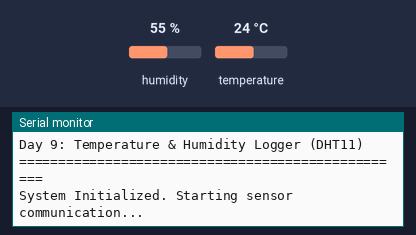
The sketch below on a simulated Arduino Uno, built with avr-gcc and run on an emulated ATmega328P. Parts: the last lines printed to the serial monitor. Inputs (shaded band) come from the test bench; at power-on: humidity 55 %, temperature 24 °C.

Above: at 1.3 s.
1.4 s: humidity set to 22 %
At 2.6 s:
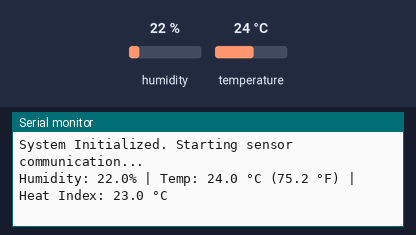
6.7 s: temperature set to 12 °C
At 8.7 s:
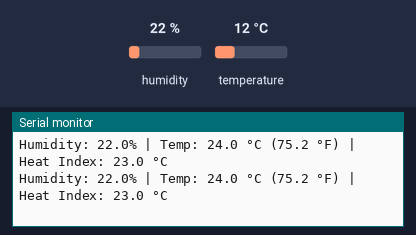
12.0 s: humidity set to 40 %
At 12.9 s:
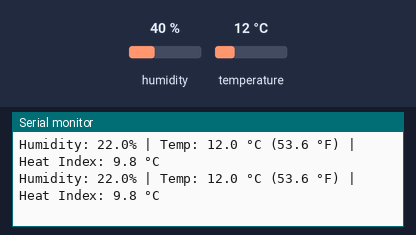
Timing chart, 0 to 15.0 s (numbered marks = the images above; inputs shaded):
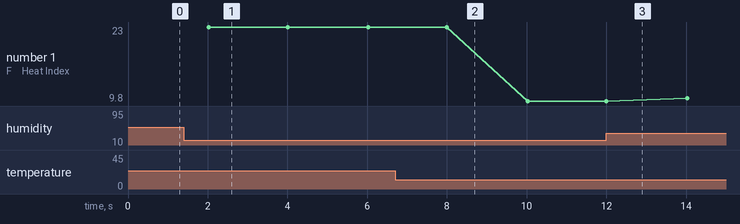

The sketch:

Day_09_DHT11_Logger.ino
```cpp
/*
 * 100 Projects with Arduino - Day 9
 * Project: Temperature & Humidity Logger (DHT11 Sensor Interfacing)
 *
 * DESCRIPTION:
 * This project interfaces the DHT11 digital temperature and humidity sensor with the Arduino
 * to read environmental data. It prints the logs to the Serial Monitor at a regular interval.
 * To maintain professional coding standards:
 * 1. The reading frequency is scheduled non-blockingly using millis() to fire once every 2 seconds.
 *    (DHT11 sensors are slow; reading them faster than once every 2 seconds will cause read errors
 *    or self-heating issues).
 * 2. It implements validation checks (`isnan()`) to handle sensor disconnects gracefully.
 *
 * THEORY OF OPERATION:
 * 1. The DHT11 contains two sensor elements: a capacitive humidity sensor and a thermistor.
 *    - Capacitive Humidity Sensor: Has two electrodes with a moisture-holding substrate between
 * them. As water vapor is absorbed by the substrate, its dielectric constant changes, altering the
 *      electrical capacitance, which is converted to relative humidity (%RH).
 *    - Thermistor (NTC): A temperature-sensitive resistor whose resistance decreases as temperature
 *      increases.
 * 2. Built-in 8-bit Microcontroller: The DHT11 has a tiny internal chip that measures these analog
 * values, converts them, and transmits them to the Arduino using a custom **40-bit Single-Bus
 * Serial Protocol**.
 * 3. The 40-bit protocol transmission consists of:
 *    - 8-bit integral RH data + 8-bit decimal RH data
 *    - 8-bit integral Temp data + 8-bit decimal Temp data
 *    - 8-bit checksum (used to verify that no bits were corrupted during transmission).
 *
 * WIRING:
 * - DHT11 VCC -> Arduino 5V
 * - DHT11 GND -> Arduino GND
 * - DHT11 DATA -> Arduino Pin 2 (Digital input)
 * Note: If using a raw 4-pin DHT11 sensor (not mounted on a 3-pin breakout board), you must
 * connect a 10k Ohm pull-up resistor between the DATA pin and VCC. Breakout modules usually
 * have this resistor pre-soldered on the board.
 *
 * LIBRARY REQUIREMENT:
 * This code requires the "DHT sensor library" by Adafruit.
 * Install it via the Arduino IDE Library Manager (Sketch -> Include Library -> Manage Libraries).
 */

#include "DHT.h"  // Include the Adafruit DHT Sensor Library

// --- PIN DEFINITIONS ---
const int DHT_PIN = 2;  // Digital pin connected to the DHT11 data pin

// --- SENSOR CONFIGURATION ---
// Define the sensor type. The library supports DHT11, DHT22 (AM2302), and DHT21 (AM2301).
#define DHTTYPE DHT11

// Initialize the DHT sensor object
DHT dht(DHT_PIN, DHTTYPE);

// --- SCHEDULER VARIABLES ---
unsigned long lastMeasureTime = 0;           // Stores the last time we read the sensor
const unsigned long measureInterval = 2000;  // Reading interval in ms (2 seconds minimum for DHT11)

void setup() {
  // Initialize Serial Monitor
  Serial.begin(9600);

  Serial.println("==================================================");
  Serial.println("Day 9: Temperature & Humidity Logger (DHT11)");
  Serial.println("==================================================");
  Serial.println("System Initialized. Starting sensor communication...");

  // Start the DHT sensor protocol
  dht.begin();
}

void loop() {
  unsigned long currentTime = millis();

  // Step 1: Read the sensor at scheduled non-blocking interval (every 2 seconds)
  if (currentTime - lastMeasureTime >= measureInterval) {
    lastMeasureTime = currentTime;

    // Step 2: Read temperature and humidity.
    // Reading values takes about 250 milliseconds.
    float humidity = dht.readHumidity();

    // Read temperature as Celsius (the default)
    float tempC = dht.readTemperature();

    // Read temperature as Fahrenheit (isFahrenheit = true)
    float tempF = dht.readTemperature(true);

    // Step 3: Validate readings.
    // If the sensor is unplugged or timing fails, read functions return "NaN" (Not a Number).
    // We must check for this to prevent mathematical errors in downstream code.
    if (isnan(humidity) || isnan(tempC) || isnan(tempF)) {
      Serial.println("[ERROR] Failed to read from DHT sensor! Check connection.");
      return;  // Exit loop early to wait for next reading
    }

    // Step 4: Calculate Heat Index (apparent temperature reflecting humidity impact)
    float heatIndexC = dht.computeHeatIndex(tempC, humidity, false);
    float heatIndexF = dht.computeHeatIndex(tempF, humidity);

    // Step 5: Log telemetry
    Serial.print("Humidity: ");
    Serial.print(humidity, 1);
    Serial.print("% | Temp: ");
    Serial.print(tempC, 1);
    Serial.print(" °C (");
    Serial.print(tempF, 1);
    Serial.print(" °F) | Heat Index: ");
    Serial.print(heatIndexC, 1);
    Serial.println(" °C");
  }

  // Non-blocking architecture allows adding other background tasks here
}
```

Measured:
- after the input at 1.4 s, the serial monitor: prints a new line after 0.62 s (image 1)
- plotted number 1: 23 → 9.8 after the input at 6.7 s, 9.8 → 10.3 after the input at 12.0 s
